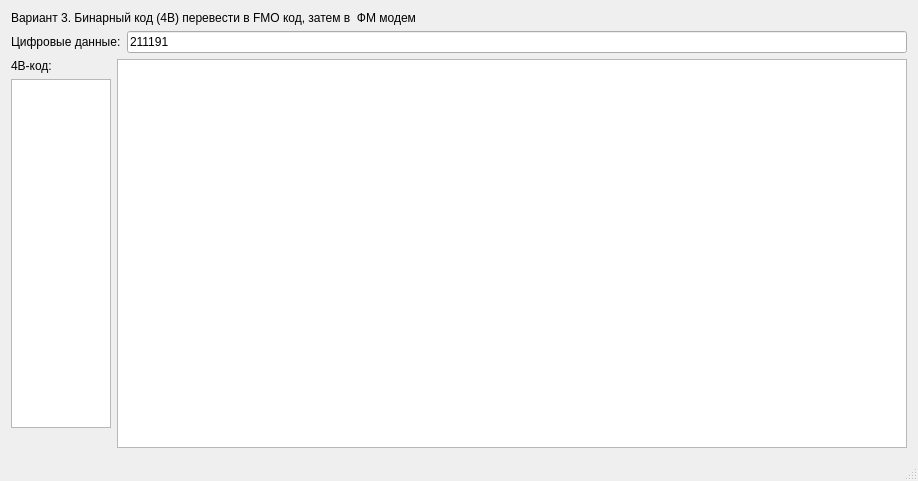
<?xml version="1.0" encoding="UTF-8"?>
<ui version="4.0">
 <class>MainWindow</class>
 <widget class="QMainWindow" name="MainWindow">
  <property name="geometry">
   <rect>
    <x>0</x>
    <y>0</y>
    <width>918</width>
    <height>481</height>
   </rect>
  </property>
  <property name="windowTitle">
   <string>Lab #5 - Виды модуляции модемов</string>
  </property>
  <widget class="QWidget" name="centralWidget">
   <layout class="QVBoxLayout" name="verticalLayout_2">
    <item>
     <widget class="QLabel" name="label">
      <property name="text">
       <string>Вариант 3. Бинарный код (4В) перевести в FМО код, затем в  ФМ модем</string>
      </property>
      <property name="wordWrap">
       <bool>true</bool>
      </property>
     </widget>
    </item>
    <item>
     <layout class="QHBoxLayout" name="horizontalLayout">
      <item>
       <widget class="QLabel" name="label_2">
        <property name="text">
         <string>Цифровые данные:</string>
        </property>
       </widget>
      </item>
      <item>
       <widget class="QLineEdit" name="lineEdit">
        <property name="text">
         <string>211191</string>
        </property>
       </widget>
      </item>
     </layout>
    </item>
    <item>
     <layout class="QHBoxLayout" name="horizontalLayout_2">
      <item>
       <layout class="QVBoxLayout" name="verticalLayout">
        <item>
         <widget class="QLabel" name="label_3">
          <property name="sizePolicy">
           <sizepolicy hsizetype="Maximum" vsizetype="Maximum">
            <horstretch>0</horstretch>
            <verstretch>0</verstretch>
           </sizepolicy>
          </property>
          <property name="baseSize">
           <size>
            <width>0</width>
            <height>0</height>
           </size>
          </property>
          <property name="text">
           <string>4B-код:</string>
          </property>
         </widget>
        </item>
        <item>
         <widget class="QPlainTextEdit" name="textEdit4B">
          <property name="sizePolicy">
           <sizepolicy hsizetype="Maximum" vsizetype="Expanding">
            <horstretch>0</horstretch>
            <verstretch>0</verstretch>
           </sizepolicy>
          </property>
          <property name="baseSize">
           <size>
            <width>0</width>
            <height>0</height>
           </size>
          </property>
          <property name="readOnly">
           <bool>true</bool>
          </property>
         </widget>
        </item>
        <item>
         <spacer name="horizontalSpacer">
          <property name="orientation">
           <enum>Qt::Horizontal</enum>
          </property>
          <property name="sizeType">
           <enum>QSizePolicy::Fixed</enum>
          </property>
          <property name="sizeHint" stdset="0">
           <size>
            <width>100</width>
            <height>20</height>
           </size>
          </property>
         </spacer>
        </item>
       </layout>
      </item>
      <item>
       <widget class="QGraphicsView" name="graphicsView">
        <property name="sizePolicy">
         <sizepolicy hsizetype="Expanding" vsizetype="Expanding">
          <horstretch>0</horstretch>
          <verstretch>0</verstretch>
         </sizepolicy>
        </property>
        <property name="minimumSize">
         <size>
          <width>0</width>
          <height>0</height>
         </size>
        </property>
       </widget>
      </item>
     </layout>
    </item>
   </layout>
  </widget>
  <widget class="QStatusBar" name="statusBar"/>
 </widget>
 <layoutdefault spacing="6" margin="11"/>
 <resources/>
 <connections/>
</ui>
